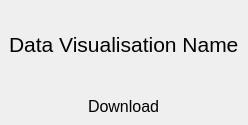
                     <widget class="QWidget" name="widget_9" native="true">
                      <property name="font">
                       <font>
                        <pointsize>16</pointsize>
                       </font>
                      </property>
                      <layout class="QVBoxLayout" name="verticalLayout_18">
                       <property name="spacing">
                        <number>0</number>
                       </property>
                       <property name="leftMargin">
                        <number>0</number>
                       </property>
                       <property name="topMargin">
                        <number>0</number>
                       </property>
                       <property name="rightMargin">
                        <number>0</number>
                       </property>
                       <property name="bottomMargin">
                        <number>0</number>
                       </property>
                       <item alignment="Qt::AlignTop">
                        <widget class="QWidget" name="widget_10" native="true">
                         <layout class="QVBoxLayout" name="verticalLayout_19">
                          <item alignment="Qt::AlignHCenter">
                           <widget class="QLabel" name="dv_report_name_lbl">
                            <property name="minimumSize">
                             <size>
                              <width>0</width>
                              <height>70</height>
                             </size>
                            </property>
                            <property name="text">
                             <string>Data Visualisation Name</string>
                            </property>
                           </widget>
                          </item>
                         </layout>
                        </widget>
                       </item>
                       <item alignment="Qt::AlignHCenter|Qt::AlignTop">
                        <widget class="QWidget" name="widget_12" native="true">
                         <property name="sizePolicy">
                          <sizepolicy hsizetype="Preferred" vsizetype="Expanding">
                           <horstretch>0</horstretch>
                           <verstretch>0</verstretch>
                          </sizepolicy>
                         </property>
                         <property name="font">
                          <font>
                           <pointsize>12</pointsize>
                          </font>
                         </property>
                         <layout class="QHBoxLayout" name="horizontalLayout_6">
                          <item>
                           <widget class="QLabel" name="label_119">
                            <property name="text">
                             <string>Download</string>
                            </property>
                           </widget>
                          </item>
                         </layout>
                        </widget>
                       </item>
                      </layout>
                     </widget>
